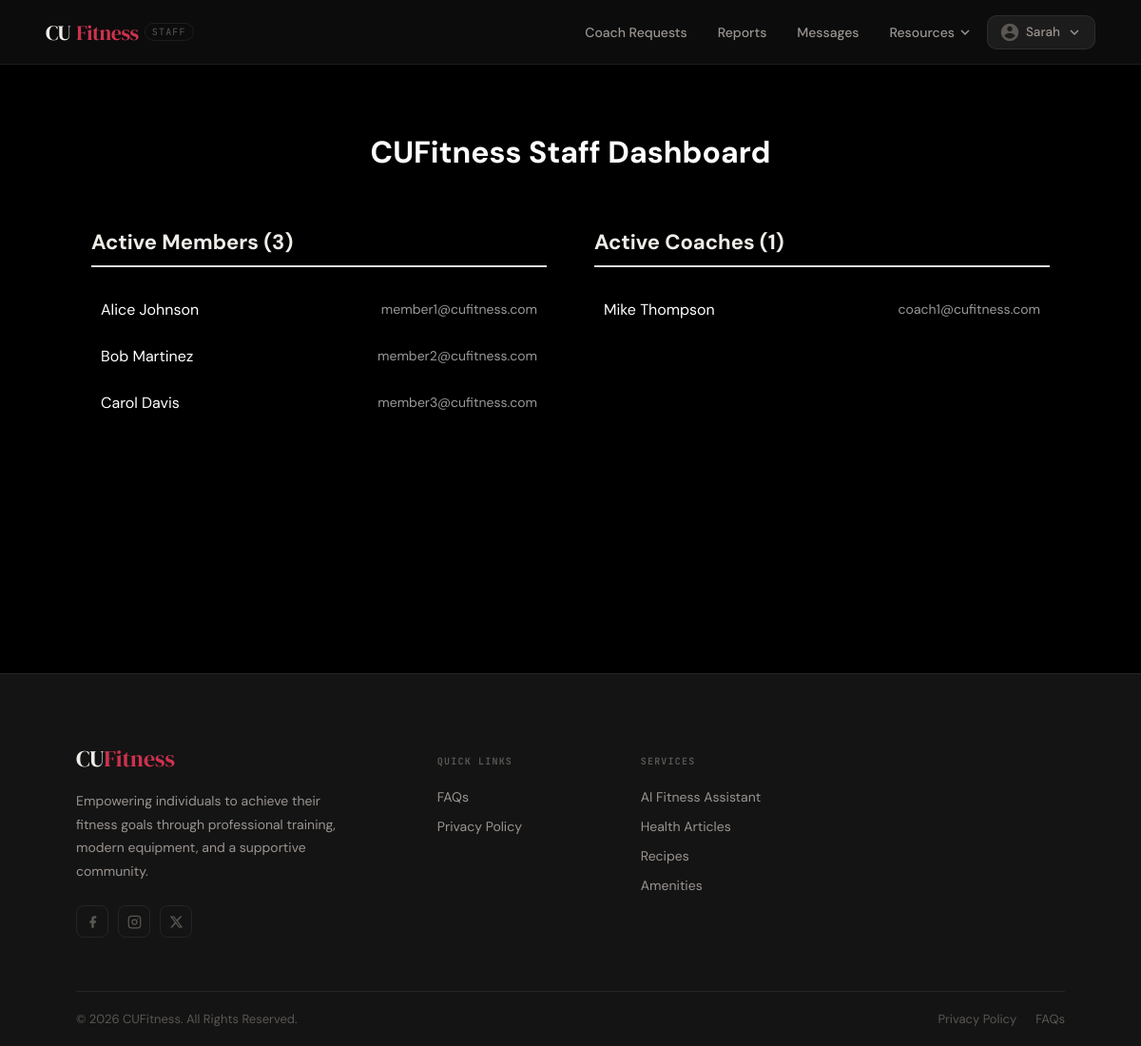
Before: / (signed in) with the older database file.
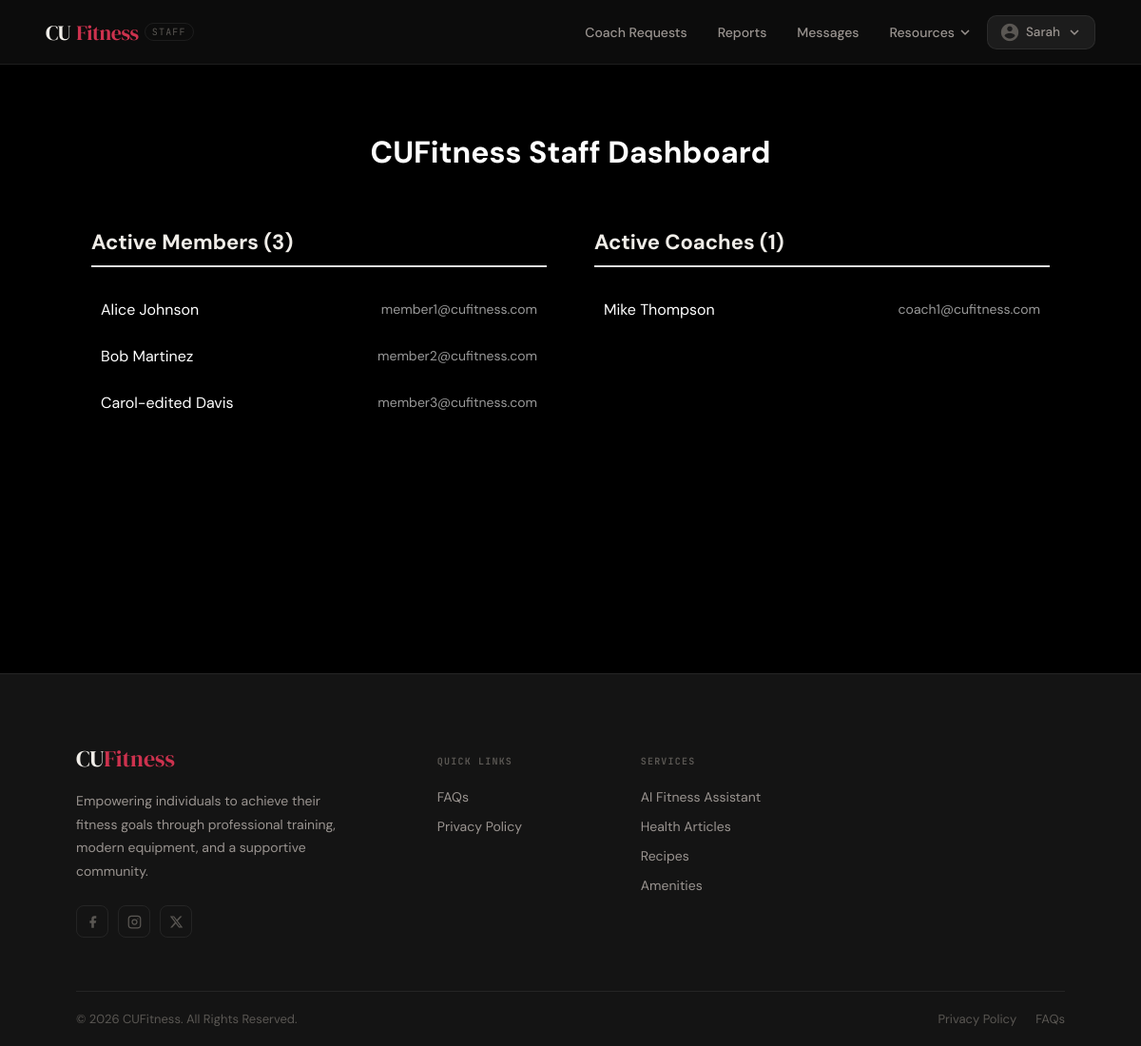
After: the same page with the newer database file.
### CUFitness/models.py (models this page shows, shortened)
class CustomUser(AbstractBaseUser, PermissionsMixin):
    ROLE_CHOICES = [
        ('MEMBER', 'Member'),
        ('COACH', 'Coach'),
        ('STAFF', 'Staff'),
        ('ADMIN', 'Admin'),
    ]
    role = models.CharField(max_length=20, choices=ROLE_CHOICES, default='MEMBER', verbose_name='user role')
    MEMBERSHIP_CHOICES = [
        ("BASIC", "Basic"),
        ("STANDARD", "Standard"),
        ("PLATINUM", "Platinum"),
        ("PER_SESSION", "Per Session"),
    ]
    email = models.EmailField(_("email address"), unique=True)
    first_name = models.CharField(_("first name"), max_length=50, default='')
    last_name = models.CharField(_("last name"), max_length=50, default='')
    membership= models.CharField(_("membership"), max_length=50, choices=MEMBERSHIP_CHOICES,default='BASIC')
    phone_number = models.CharField(max_length=20, default='', help_text='e.g. +1 514 555 0123')
    date_of_birth = models.DateField(null=True, help_text='Format: YYYY-MM-DD')
    address = models.CharField(max_length=255, default='', blank=True, help_text='Address here')
    profile_picture = models.ImageField(upload_to='profile_pictures/', default='defaults/Default_Profile_Picture.jpg',blank=True,)
    REQUEST_STATUS_CHOICES = [
        ('NONE', 'No Request'),
        ('PENDING', 'Pending Approval'),
        ('APPROVED', 'Approved'),
        ('REJECTED', 'Rejected'),
    ]
    coach_request_status = models.CharField(
        max_length=20,
        choices=REQUEST_STATUS_CHOICES,
        default='NONE',
        verbose_name='Coach request status'
    )
    WORKOUT_VISIBILITY_CHOICES = [
        ('PUBLIC', 'Public'),
        ('COACH_ONLY', 'Coach Only'),
    ]
    workout_visibility = models.CharField(
        max_length=20,
        choices=WORKOUT_VISIBILITY_CHOICES,
        default='COACH_ONLY',
        verbose_name='Workout history privacy setting'
    )
    auto_accept_appointments = models.BooleanField(
        default=False,
        help_text='Automatically accept all incoming appointment requests'
    )
    is_staff = models.BooleanField(default=False)
    is_active = models.BooleanField(default=True)
    date_joined = models.DateTimeField(default=timezone.now)
    USERNAME_FIELD = "email"
    REQUIRED_FIELDS = []
    objects = CustomUserManager()
    class Meta:
        permissions = [
            ("can_ban_users", "Can ban users"),
            ("can_view_coach_requests", "Can view coach requests"),
            ("can_accept_coach_requests", "Can accept coach requests"),
            ("can_change_user_role", "Can change user role"),
            ("can_view_user_reports", "Can view user reports"),
        ]

### CUFitness/views.py (the view)
# urls.py: 2. Add a URL to urlpatterns:  path('', views.home, name='home')
def home(request):
    if request.user.is_authenticated and request.user.role == 'STAFF':
        active_members = CustomUser.objects.filter(
            role="MEMBER",
            is_active=True
        ).order_by("first_name")
        active_coaches = CustomUser.objects.filter(
            role="COACH",
            is_active=True
        ).order_by("first_name")
        return render(request, "CUFitness/staff/staff_home.html", {"active_members": active_members, "active_coaches": active_coaches})
    else:
        active_coaches = CustomUser.objects.filter(
            role="COACH",
            is_active=True
        ).order_by("first_name")
        return render(request, 'CUFitness/general_website/home.html', {"active_coaches": active_coaches})

### CUFitness/templates/CUFitness/staff/staff_home.html (shortened to what this page needs)
{% extends 'CUFitness/staff/staff_base.html' %}
{% load static %}
{% block extra_styles %}
<link rel="stylesheet" href="{% static 'staff/staff_home.css' %}"/>
{% endblock %}
{% block content %}
{% if user.role == "STAFF" %}
<div class="dashboard-container">
    <div class="dashboard-header">
        <h1>CUFitness Staff Dashboard</h1>
    </div>
    <div class="dashboard-grid">
        <div>
            <h2 class="section-title">Active Members ({{ active_members|length }})</h2>
            <ul class="user-list">
                {% for user in active_members %}
                <li class="user-item">
                    <a href="{% url 'staff_user_detail' user.id %}" class="user-link">
                    <span>{{ user.first_name }} {{ user.last_name }}</span>
                    <span class="user-email">{{ user.email }}</span>
                    </a>
                </li>
                {% empty %}
                <li>No active members.</li>
                {% endfor %}
            </ul>
        </div>
        <div>
            <h2 class="section-title">Active Coaches ({{ active_coaches|length }})</h2>
            <ul class="user-list">
                {% for user in active_coaches %}
                <li class="user-item">
                    <a href="{% url 'staff_user_detail' user.id %}" class="user-link">
                    <span>{{ user.first_name }} {{ user.last_name }}</span>
                    <span class="user-email">{{ user.email }}</span>
                    </a>
                </li>
                {% empty %}
                <li>No active coaches.</li>
                {% endfor %}
            </ul>
        </div>
    </div>
</div>
{% else %}
<p> not a staff member </p>
{% endif %}
{% endblock %}

Changed rows visible on the page:
changed CustomUser "Davis": first_name "Carol" → "Carol-edited"
